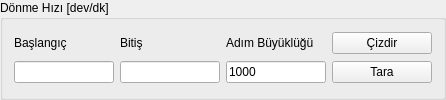
            <widget class="QGroupBox" name="groupBox_rpm">
             <property name="sizePolicy">
              <sizepolicy hsizetype="Expanding" vsizetype="Fixed">
               <horstretch>0</horstretch>
               <verstretch>0</verstretch>
              </sizepolicy>
             </property>
             <property name="title">
              <string>Dönme Hızı [dev/dk]</string>
             </property>
             <layout class="QGridLayout" name="gridLayout_15">
              <item row="0" column="3">
               <widget class="QPushButton" name="pushButton_plot">
                <property name="sizePolicy">
                 <sizepolicy hsizetype="Maximum" vsizetype="Fixed">
                  <horstretch>0</horstretch>
                  <verstretch>0</verstretch>
                 </sizepolicy>
                </property>
                <property name="minimumSize">
                 <size>
                  <width>100</width>
                  <height>0</height>
                 </size>
                </property>
                <property name="layoutDirection">
                 <enum>Qt::LeftToRight</enum>
                </property>
                <property name="text">
                 <string>Çizdir</string>
                </property>
               </widget>
              </item>
              <item row="1" column="3">
               <widget class="QPushButton" name="pushButton_scan">
                <property name="sizePolicy">
                 <sizepolicy hsizetype="Maximum" vsizetype="Fixed">
                  <horstretch>0</horstretch>
                  <verstretch>0</verstretch>
                 </sizepolicy>
                </property>
                <property name="minimumSize">
                 <size>
                  <width>100</width>
                  <height>0</height>
                 </size>
                </property>
                <property name="text">
                 <string>Tara</string>
                </property>
               </widget>
              </item>
              <item row="0" column="2">
               <widget class="QLabel" name="label_86">
                <property name="text">
                 <string>Adım Büyüklüğü</string>
                </property>
               </widget>
              </item>
              <item row="0" column="1">
               <widget class="QLabel" name="label_87">
                <property name="text">
                 <string>Bitiş</string>
                </property>
               </widget>
              </item>
              <item row="0" column="0">
               <widget class="QLabel" name="label_85">
                <property name="text">
                 <string>Başlangıç</string>
                </property>
               </widget>
              </item>
              <item row="1" column="2">
               <widget class="QLineEdit" name="lineEdit_rpmStep">
                <property name="sizePolicy">
                 <sizepolicy hsizetype="Maximum" vsizetype="Fixed">
                  <horstretch>0</horstretch>
                  <verstretch>0</verstretch>
                 </sizepolicy>
                </property>
                <property name="maximumSize">
                 <size>
                  <width>100</width>
                  <height>16777215</height>
                 </size>
                </property>
                <property name="text">
                 <string>1000</string>
                </property>
                <property name="alignment">
                 <set>Qt::AlignLeading|Qt::AlignLeft|Qt::AlignVCenter</set>
                </property>
               </widget>
              </item>
              <item row="1" column="1">
               <widget class="QLineEdit" name="lineEdit_rpmTo">
                <property name="sizePolicy">
                 <sizepolicy hsizetype="Maximum" vsizetype="Fixed">
                  <horstretch>0</horstretch>
                  <verstretch>0</verstretch>
                 </sizepolicy>
                </property>
                <property name="maximumSize">
                 <size>
                  <width>100</width>
                  <height>16777215</height>
                 </size>
                </property>
               </widget>
              </item>
              <item row="1" column="0">
               <widget class="QLineEdit" name="lineEdit_rpmFrom">
                <property name="sizePolicy">
                 <sizepolicy hsizetype="Maximum" vsizetype="Fixed">
                  <horstretch>0</horstretch>
                  <verstretch>0</verstretch>
                 </sizepolicy>
                </property>
                <property name="maximumSize">
                 <size>
                  <width>100</width>
                  <height>16777215</height>
                 </size>
                </property>
               </widget>
              </item>
             </layout>
            </widget>
